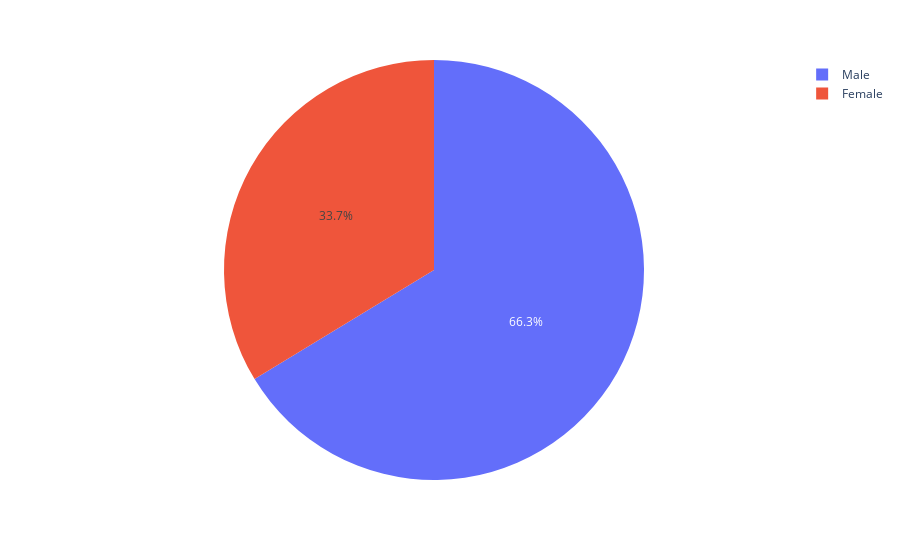

Here is the notebook cell this chart was saved with:
### Code cell
px.pie(data_frame=df,values='tip',names='sex')

### Figure 1 — Plotly figure (JSON) as saved in the notebook; plotly's stock layout.template omitted (floating-point values rounded to 4 significant figures; data arrays with more than 128 entries replaced by an {"elided": "..."} marker saying what was removed)
{"data": [{"domain": {"x": [0, 1], "y": [0, 1]}, "hovertemplate": "sex=%{label}<br>tip=%{value}<extra></extra>", "labels": {"elided": "244 str values"}, "legendgroup": "", "name": "", "showlegend": true, "type": "pie", "values": {"elided": "244 float values"}}], "layout": {"legend": {"tracegroupgap": 0}, "margin": {"t": 60}}}
